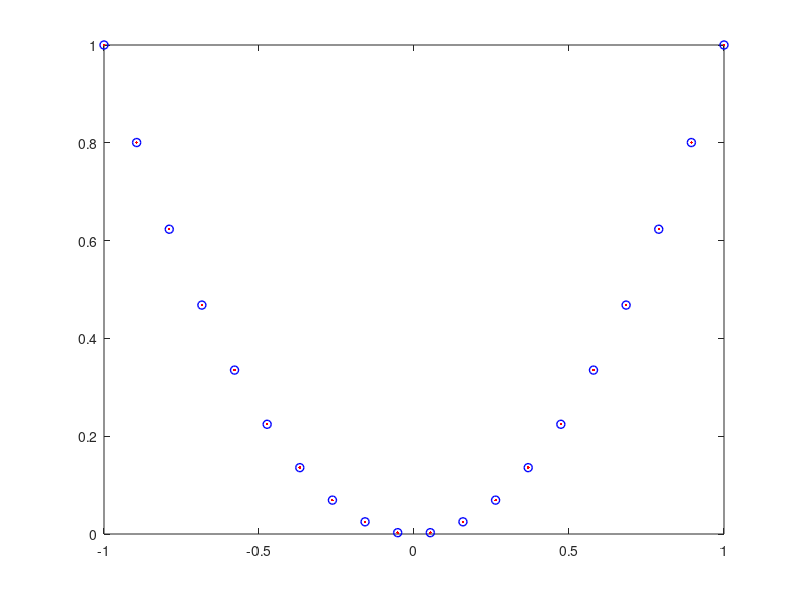

Write MATLAB code to recreate this figure. (Note: this script raises an error after producing the figure.)
clear variables;
clc;

p=rand(1,11);
p=[1,0,0];
x=linspace(-1,1,20);
y=polyval(p,x);
plot(x,y,'r.','LineWidth', 7);

% net=fitnet(5);
% % view(net);
% net=train(net,x,y);
% y1=sim(net,x);
% Qnet=mean(abs(y-y1));
% hold on;
% plot(x,y1,'bs');

% f=fittype('a*x.^3+b*x.^2+c*x+d+e*sin(f*x)')
% f=fit(x.', y.', f);
% yfit=f(x);
% hold on;
% plot(x,yfit,'bs');

s=spline(x,y);
ys=ppval(s,x);
hold on;
plot(x,ys,'bo', 'LineWidth', 1);

L=dlugosc(x,y,p)
L=dlugoscSpline(s)
